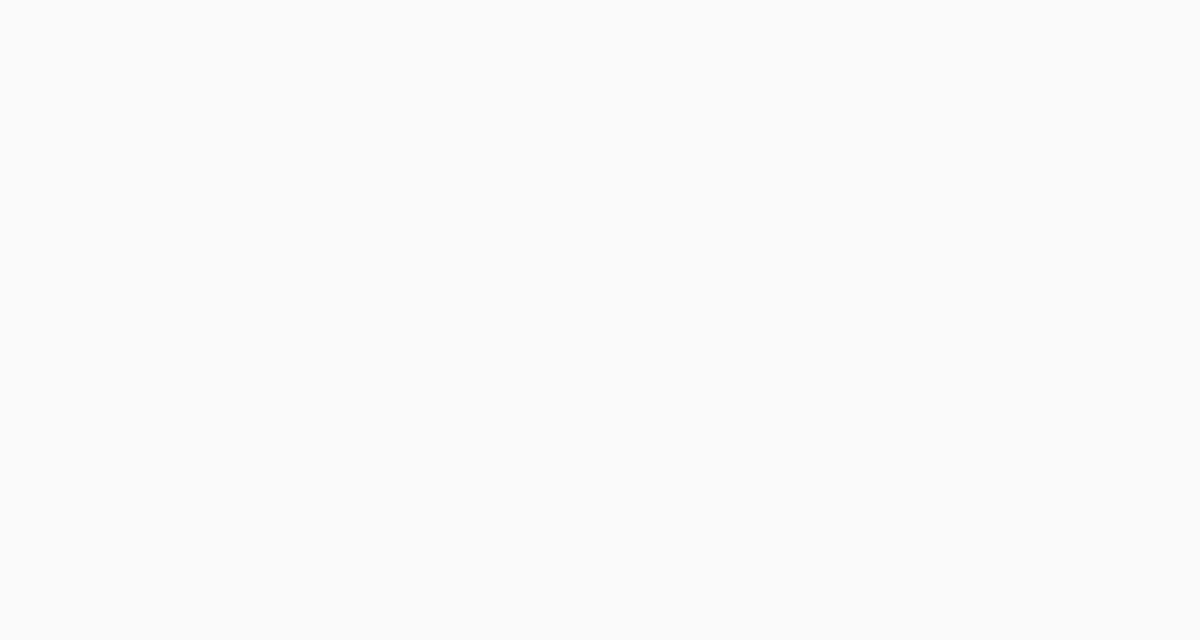
Frame 1 (no input)
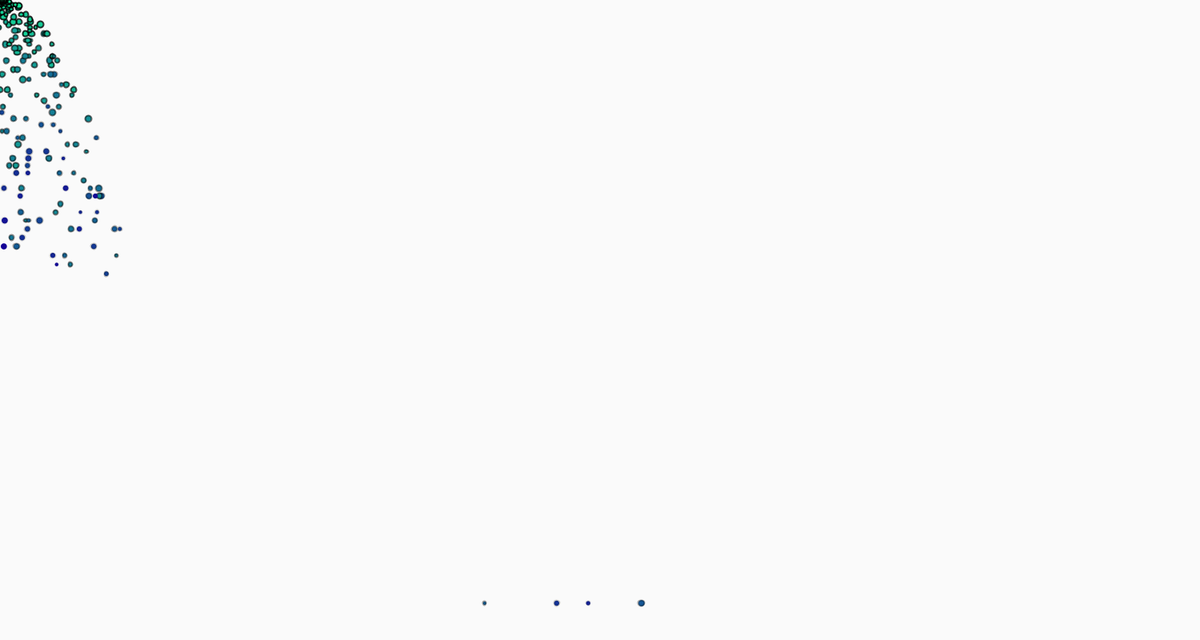
Frame 60 (the mouse pressed at the canvas centre just before this capture)
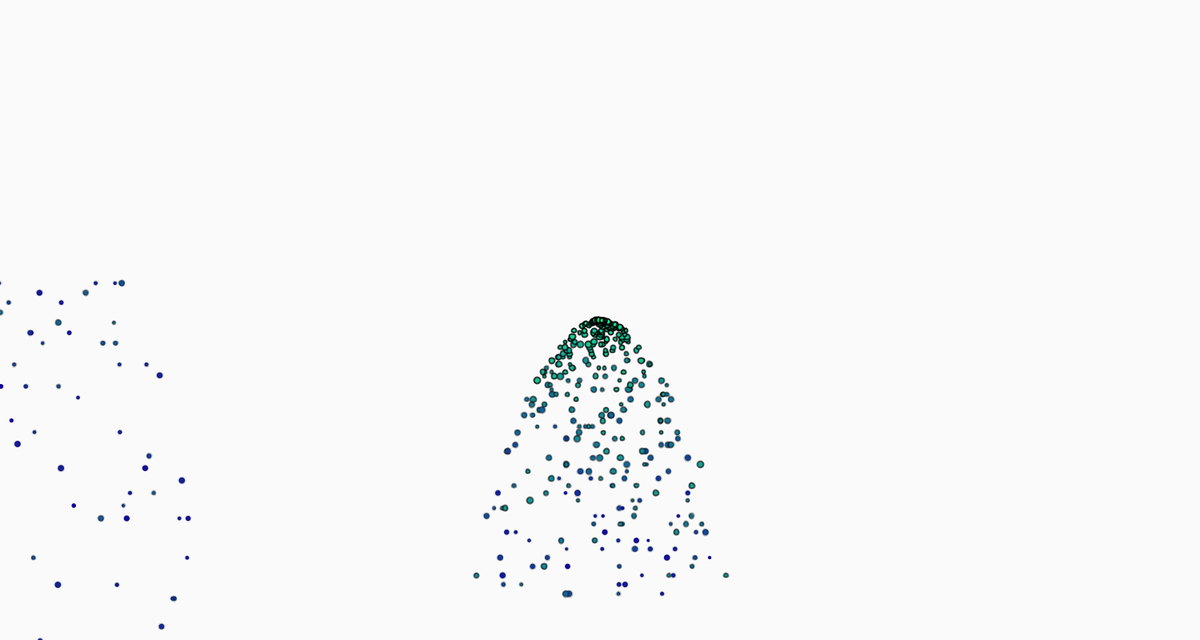
Frame 120 (the mouse held since frame 60 and released just before this capture)

The Processing sketch that drew these frames (run headless with seeded random() and noise(); from frame 60 on, the mouse is pressed at the canvas centre):

// Processing sketch: The_particalSysstem
// ── The_particalSysstem.pde
particalSystem system;
void setup()
{
  size(1500,800);
  system = new particalSystem(new PVector(width/2,height/2));
  Data.edgeX = new PVector(width,0);
  Data.edgeY = new PVector(height,0);
  Data.gravity = new PVector(0,0.2);
}

void draw()
{
  background(250);
  system.run();
  system.reSetLocation(new PVector(mouseX,mouseY)); 
}

/*void mousePressed()
{
 
}*/
// ── Data.pde
static class Data
{
 static PVector edgeX;
 static PVector edgeY;
 static PVector gravity;
}
// ── Partical.pde
class Partical
{
  PVector location;
  PVector velocity;
  PVector accelerity;
  float lifeSpan;
  float deadSpeed;
  float r;
  
  Partical(PVector loca)
  {
    location = loca.get();
    velocity = new PVector(random(-3,3),0);
    accelerity = new PVector();
    lifeSpan = 250;
    deadSpeed = random(2,5);
    r = random(2,4);
  }
  
  boolean run()
  {
    applyForce(Data.gravity);
    update();
    display();
    if(isDead())
      return true;
    else
      return false;
  }
  
  void applyForce(PVector force)
  {
    PVector f = force.get();
    accelerity.add(f);
  }
  
  void update()
  {
    velocity.add(accelerity);
    location.add(velocity);
    lifeSpan-=deadSpeed;
    accelerity.mult(0);
  }
  
  void display()
  {
    strokeWeight(2);
    stroke(0,lifeSpan);
    fill(20,lifeSpan,150);
    ellipse(location.x,location.y,r*2,r*2);
    noFill();
  }
  
  boolean isDead()
  {
    if(lifeSpan<=0)
    return true;
    if(location.x>Data.edgeX.x+r||location.x<-r)
    return true;
    if(location.y>Data.edgeY.x+r||location.y<-r)
    return true;
    return false;
  }
  
  
}
// ── particalSystem.pde
class particalSystem
{
  PVector location;
  ArrayList<Partical> particals;
  particalSystem(PVector loca)
  {
    location = loca.get();
    particals = new ArrayList<Partical>();
  }
  
  void run()
  {
    for(int i =0;i<particals.size();i++)
    {
      Partical node = particals.get(i);
      if(node.run())
      {
       particals.remove(i);
       println("111111111");
       i--;
      }
    }
    addPartical();
  }
  
  void addPartical()
  {
    for(int  i=0;i<6;i++)
    {
     particals.add(new Partical(location)); 
    }
  }
  
  void reSetLocation(PVector loca)
  {
    location = loca.get();
  }
}
